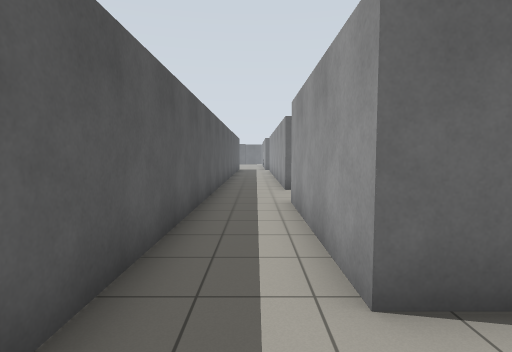
View 1 (above)

21 first-person views from a walk through a Gazebo world. The camera is 1.2 m above the floor, tilts 4° down and sees 80° across. The floor is counted in squares, 1 m on a side. Each view is taken from the middle of a square. On the plan, view 1 faces up. The plan holds only what a view shows up to about 13 squares ahead; the rest is blank. The place goes on beyond the plan.

View 2
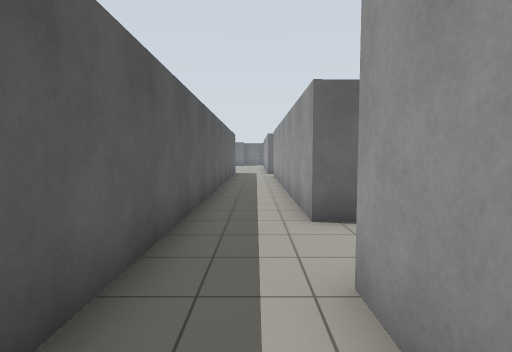

View 3
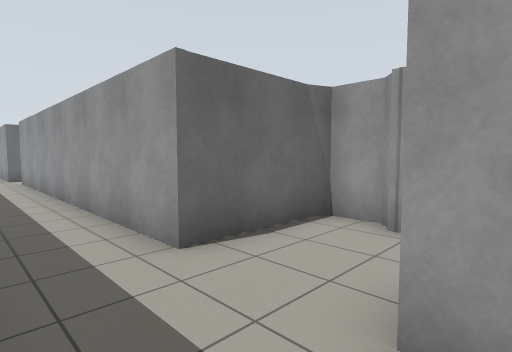

View 4
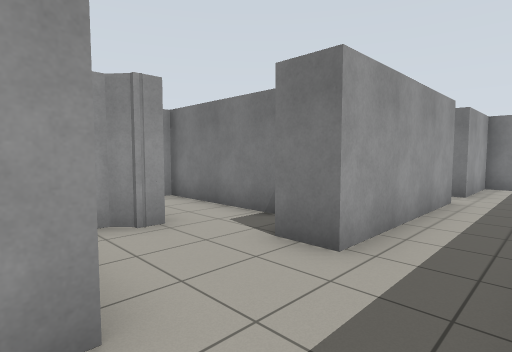

View 5
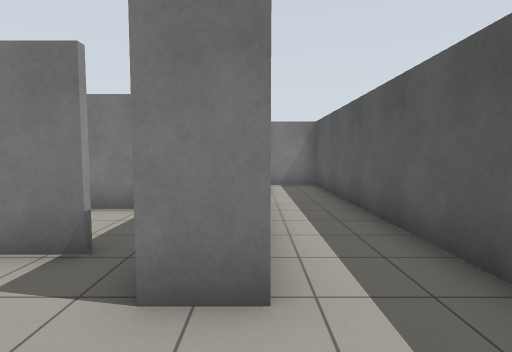

View 6
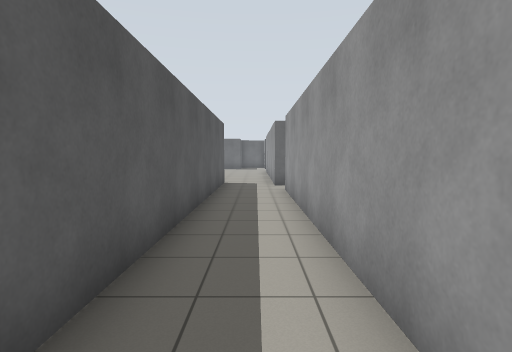

View 7
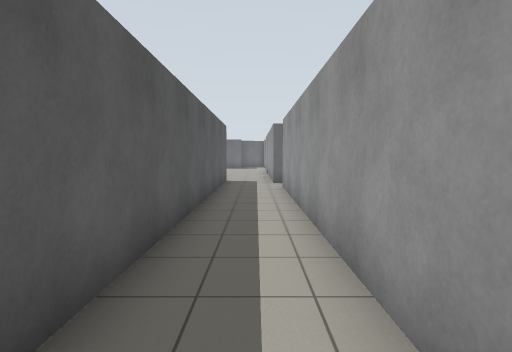

View 8
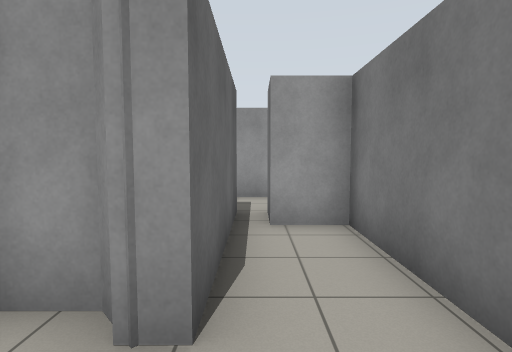

View 9
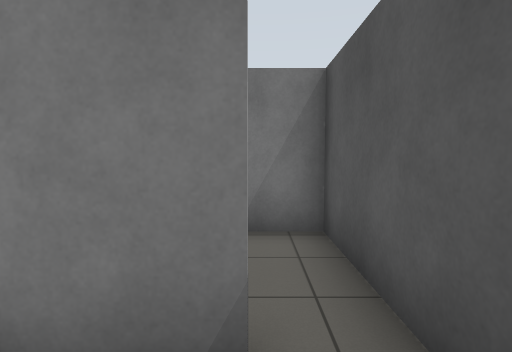

View 10
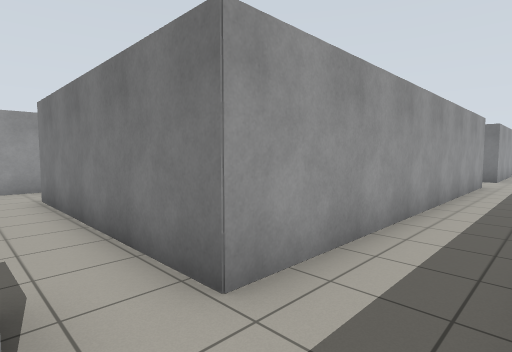

View 11
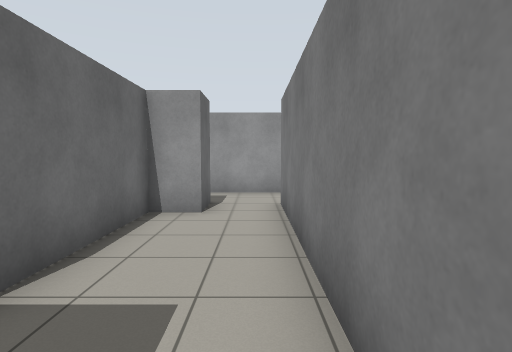

View 12
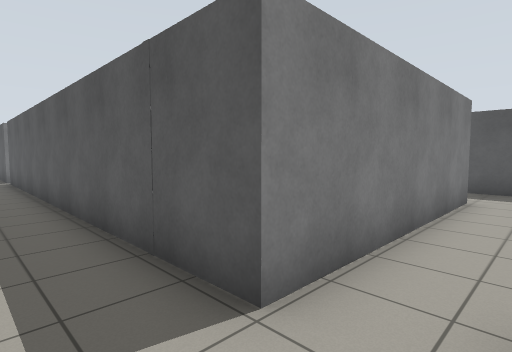

View 13
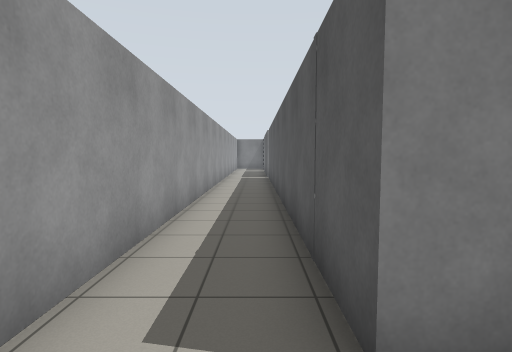

View 14
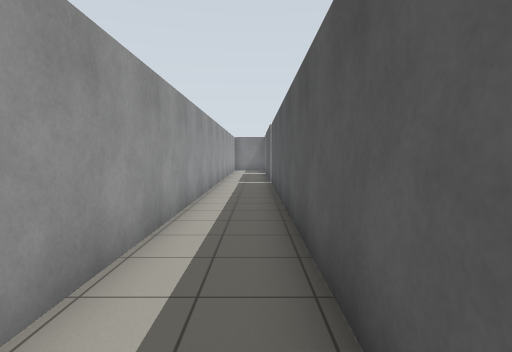

View 15
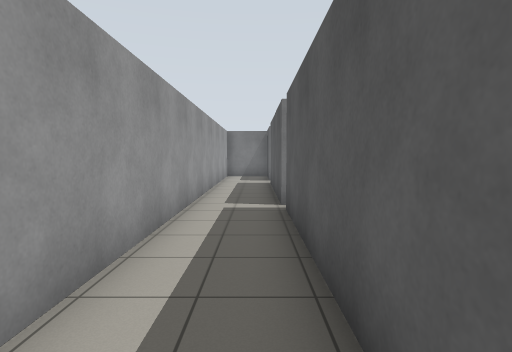

View 16
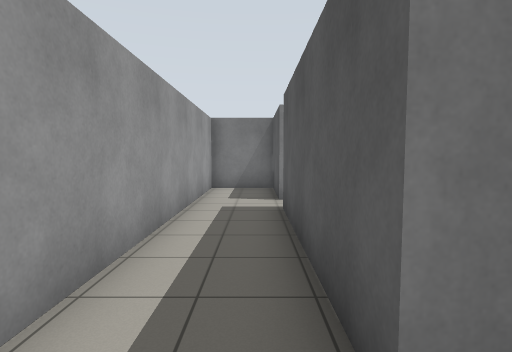

View 17
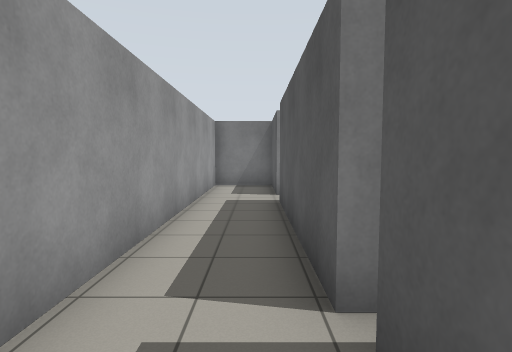

View 18
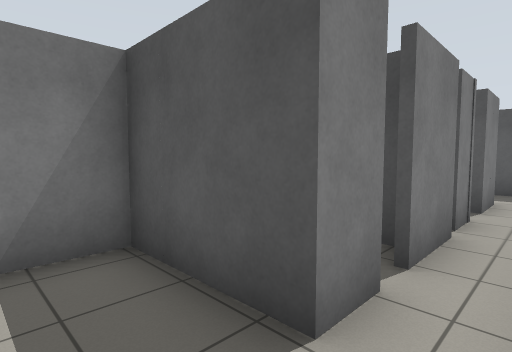

View 19
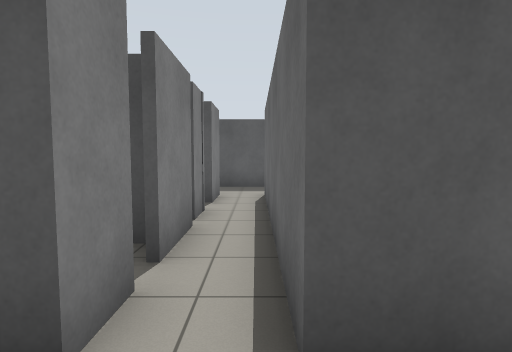

View 20
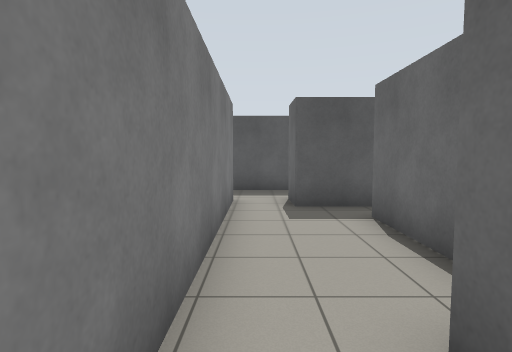

View 21
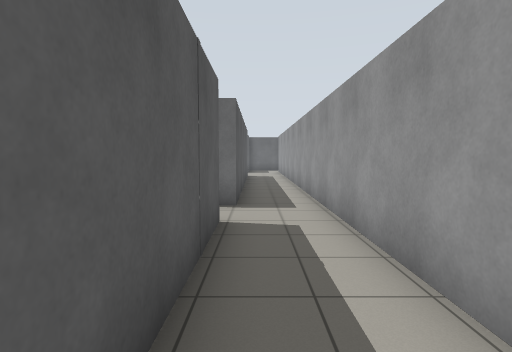

### Floor plan
Points are (right, up) in squares from view 1. A wall is a line through its corners. A room is listed if a view was taken in it or the views show most of it. See-through windows are left out.
Room 1 (views 1, 2, 3, 4, 5, 6, 7, 8, 9, 10)
walls: (3, 6.4) (7.1, 6.4) (7.1, 7.8) (8.4, 7.8); (1, 2.3) (1, 7.8) (2, 7.8); (8.4, 8.4) (3.8, 8.4) (3.8, 8.8) (4.3, 9.2) (4.3, 10.2) (3.8, 10.4) (1, 10.4) (1, 22.4); (0.7, 23.9) (0.7, 24.4); (-1.4, 25.1) (-1.4, -2.1) (1, -2.1) (1, 0.9)
ways out: opening at (1, 23) to room 2; gap at (8, 8) to room 2; opening at (1.5, 2); gap at (3, 6)
Room 2 (views 11, 12, 13, 14, 15, 16, 17, 18, 19, 20, 21)
walls: (8.4, 7.8) (8.4, 2.3) (3.5, 2.3); (7.4, 0.9) (8.4, 0.9) (8.4, -1.9) (10.6, -1.9) (10.6, 25.5); (1, 22.4) (8.4, 22.4) (8.4, 8.4); (8.5, 25.5) (8.5, 24.1) (7.1, 24.1) (7.1, 25.2) (3.1, 25.2); (4.9, 0.9) (6.8, 0.9); (1.9, 24.1) (0.7, 24.1); (3.4, 0.9) (4.5, 0.9); (1.9, 25.5) (1.9, 23.9) (0.7, 23.9)
ways out: opening at (1, 23) to room 1; gap at (8, 8) to room 1; opening at (3, 2)

Where each view was taken, in squares from view 1:
view 1: 0 up, 0 right, facing up
view 2: 5 up, 0 right, facing up
view 3: 7 up, 1 left, facing up-right
view 4: 11 up, 1 left, facing down-right
view 5: 10 up, 1 right, facing down
view 6: 12 up, 0 right, facing up
view 7: 11 up, 0 right, facing up
view 8: 8 up, 2 right, facing right
view 9: 8 up, 3 right, facing down
view 10: 24 up, 1 left, facing down-right
view 11: 23 up, 1 right, facing right
view 12: 24 up, 10 right, facing down-left
view 13: 24 up, 9 right, facing down
view 14: 21 up, 9 right, facing down
view 15: 15 up, 9 right, facing down
view 16: 9 up, 9 right, facing down
view 17: 10 up, 9 right, facing down
view 18: 2 up, 10 right, facing down-left
view 19: 2 up, 10 right, facing left
view 20: 23 up, 9 right, facing left
view 21: 17 up, 9 right, facing up
